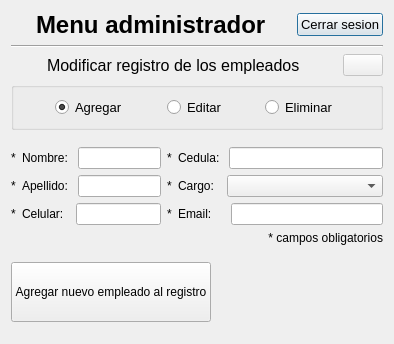
<?xml version="1.0" encoding="UTF-8"?>
<ui version="4.0">
 <class>RegistroEmpleados</class>
 <widget class="QDialog" name="RegistroEmpleados">
  <property name="geometry">
   <rect>
    <x>0</x>
    <y>0</y>
    <width>394</width>
    <height>344</height>
   </rect>
  </property>
  <property name="windowTitle">
   <string>Dialog</string>
  </property>
  <layout class="QVBoxLayout" name="verticalLayout_3">
   <item>
    <layout class="QHBoxLayout" name="horizontalLayout_4">
     <item>
      <layout class="QHBoxLayout" name="horizontalLayout">
       <item>
        <spacer name="horizontalSpacer">
         <property name="orientation">
          <enum>Qt::Horizontal</enum>
         </property>
         <property name="sizeHint" stdset="0">
          <size>
           <width>40</width>
           <height>20</height>
          </size>
         </property>
        </spacer>
       </item>
       <item>
        <widget class="QLabel" name="label">
         <property name="font">
          <font>
           <pointsize>18</pointsize>
           <weight>75</weight>
           <bold>true</bold>
          </font>
         </property>
         <property name="text">
          <string>Menu administrador</string>
         </property>
        </widget>
       </item>
       <item>
        <spacer name="horizontalSpacer_2">
         <property name="orientation">
          <enum>Qt::Horizontal</enum>
         </property>
         <property name="sizeHint" stdset="0">
          <size>
           <width>40</width>
           <height>20</height>
          </size>
         </property>
        </spacer>
       </item>
      </layout>
     </item>
     <item>
      <widget class="QPushButton" name="btn_cerrar_sesion">
       <property name="font">
        <font>
         <pointsize>10</pointsize>
        </font>
       </property>
       <property name="text">
        <string>Cerrar sesion</string>
       </property>
      </widget>
     </item>
    </layout>
   </item>
   <item>
    <widget class="Line" name="line">
     <property name="orientation">
      <enum>Qt::Horizontal</enum>
     </property>
    </widget>
   </item>
   <item>
    <layout class="QHBoxLayout" name="horizontalLayout_3">
     <item>
      <spacer name="horizontalSpacer_8">
       <property name="orientation">
        <enum>Qt::Horizontal</enum>
       </property>
       <property name="sizeHint" stdset="0">
        <size>
         <width>40</width>
         <height>20</height>
        </size>
       </property>
      </spacer>
     </item>
     <item>
      <widget class="QLabel" name="label_2">
       <property name="font">
        <font>
         <pointsize>12</pointsize>
        </font>
       </property>
       <property name="text">
        <string>Modificar registro de los empleados</string>
       </property>
      </widget>
     </item>
     <item>
      <spacer name="horizontalSpacer_7">
       <property name="orientation">
        <enum>Qt::Horizontal</enum>
       </property>
       <property name="sizeHint" stdset="0">
        <size>
         <width>40</width>
         <height>20</height>
        </size>
       </property>
      </spacer>
     </item>
     <item>
      <widget class="QPushButton" name="btn_buscar">
       <property name="enabled">
        <bool>false</bool>
       </property>
       <property name="text">
        <string/>
       </property>
       <property name="icon">
        <iconset>
         <normalon>:/new/prefix1/search.png</normalon>
        </iconset>
       </property>
       <property name="iconSize">
        <size>
         <width>25</width>
         <height>25</height>
        </size>
       </property>
      </widget>
     </item>
    </layout>
   </item>
   <item>
    <widget class="QGroupBox" name="groupBox">
     <property name="title">
      <string/>
     </property>
     <layout class="QHBoxLayout" name="horizontalLayout_13">
      <item>
       <layout class="QHBoxLayout" name="horizontalLayout_2">
        <item>
         <spacer name="horizontalSpacer_6">
          <property name="orientation">
           <enum>Qt::Horizontal</enum>
          </property>
          <property name="sizeHint" stdset="0">
           <size>
            <width>40</width>
            <height>20</height>
           </size>
          </property>
         </spacer>
        </item>
        <item>
         <widget class="QRadioButton" name="rbtn_agregar">
          <property name="font">
           <font>
            <pointsize>10</pointsize>
           </font>
          </property>
          <property name="text">
           <string>Agregar</string>
          </property>
          <property name="checked">
           <bool>true</bool>
          </property>
         </widget>
        </item>
        <item>
         <spacer name="horizontalSpacer_5">
          <property name="orientation">
           <enum>Qt::Horizontal</enum>
          </property>
          <property name="sizeHint" stdset="0">
           <size>
            <width>40</width>
            <height>20</height>
           </size>
          </property>
         </spacer>
        </item>
        <item>
         <widget class="QRadioButton" name="rbtn_editar">
          <property name="font">
           <font>
            <pointsize>10</pointsize>
           </font>
          </property>
          <property name="text">
           <string>Editar</string>
          </property>
         </widget>
        </item>
        <item>
         <spacer name="horizontalSpacer_4">
          <property name="orientation">
           <enum>Qt::Horizontal</enum>
          </property>
          <property name="sizeHint" stdset="0">
           <size>
            <width>40</width>
            <height>20</height>
           </size>
          </property>
         </spacer>
        </item>
        <item>
         <widget class="QRadioButton" name="rbtn_eliminar">
          <property name="font">
           <font>
            <pointsize>10</pointsize>
           </font>
          </property>
          <property name="text">
           <string>Eliminar</string>
          </property>
         </widget>
        </item>
        <item>
         <spacer name="horizontalSpacer_3">
          <property name="orientation">
           <enum>Qt::Horizontal</enum>
          </property>
          <property name="sizeHint" stdset="0">
           <size>
            <width>40</width>
            <height>20</height>
           </size>
          </property>
         </spacer>
        </item>
       </layout>
      </item>
     </layout>
    </widget>
   </item>
   <item>
    <spacer name="verticalSpacer">
     <property name="orientation">
      <enum>Qt::Vertical</enum>
     </property>
     <property name="sizeHint" stdset="0">
      <size>
       <width>20</width>
       <height>40</height>
      </size>
     </property>
    </spacer>
   </item>
   <item>
    <layout class="QHBoxLayout" name="horizontalLayout_11">
     <item>
      <layout class="QVBoxLayout" name="verticalLayout">
       <item>
        <layout class="QHBoxLayout" name="horizontalLayout_5">
         <item>
          <widget class="QLabel" name="label_9">
           <property name="text">
            <string>*</string>
           </property>
          </widget>
         </item>
         <item>
          <widget class="QLabel" name="lbl_nombre">
           <property name="text">
            <string>Nombre: </string>
           </property>
          </widget>
         </item>
         <item>
          <widget class="QLineEdit" name="txt_nombre"/>
         </item>
        </layout>
       </item>
       <item>
        <layout class="QHBoxLayout" name="horizontalLayout_6">
         <item>
          <widget class="QLabel" name="label_10">
           <property name="text">
            <string>*</string>
           </property>
          </widget>
         </item>
         <item>
          <widget class="QLabel" name="lbl_apellido">
           <property name="text">
            <string>Apellido: </string>
           </property>
          </widget>
         </item>
         <item>
          <widget class="QLineEdit" name="txt_apellido"/>
         </item>
        </layout>
       </item>
       <item>
        <layout class="QHBoxLayout" name="horizontalLayout_7">
         <item>
          <widget class="QLabel" name="label_11">
           <property name="text">
            <string>*</string>
           </property>
          </widget>
         </item>
         <item>
          <widget class="QLabel" name="lbl_celular">
           <property name="text">
            <string>Celular:  </string>
           </property>
          </widget>
         </item>
         <item>
          <widget class="QLineEdit" name="txt_celular">
           <property name="enabled">
            <bool>true</bool>
           </property>
          </widget>
         </item>
        </layout>
       </item>
      </layout>
     </item>
     <item>
      <layout class="QVBoxLayout" name="verticalLayout_2">
       <item>
        <layout class="QHBoxLayout" name="horizontalLayout_8">
         <item>
          <widget class="QLabel" name="label_12">
           <property name="text">
            <string>*</string>
           </property>
          </widget>
         </item>
         <item>
          <widget class="QLabel" name="lbl_cedula">
           <property name="text">
            <string>Cedula: </string>
           </property>
          </widget>
         </item>
         <item>
          <widget class="QLineEdit" name="txt_cedula"/>
         </item>
        </layout>
       </item>
       <item>
        <layout class="QHBoxLayout" name="horizontalLayout_9">
         <item>
          <widget class="QLabel" name="label_13">
           <property name="text">
            <string>*</string>
           </property>
          </widget>
         </item>
         <item>
          <widget class="QLabel" name="lbl_cargo">
           <property name="text">
            <string>Cargo:  </string>
           </property>
          </widget>
         </item>
         <item>
          <widget class="QComboBox" name="txt_cargo">
           <property name="minimumSize">
            <size>
             <width>156</width>
             <height>0</height>
            </size>
           </property>
           <item>
            <property name="text">
             <string/>
            </property>
           </item>
           <item>
            <property name="text">
             <string>Asesor comercial</string>
            </property>
           </item>
           <item>
            <property name="text">
             <string>Gerente de ventas</string>
            </property>
           </item>
           <item>
            <property name="text">
             <string>Cajero</string>
            </property>
           </item>
           <item>
            <property name="text">
             <string>Recepcionista</string>
            </property>
           </item>
           <item>
            <property name="text">
             <string>Vendedor</string>
            </property>
           </item>
          </widget>
         </item>
        </layout>
       </item>
       <item>
        <layout class="QHBoxLayout" name="horizontalLayout_10">
         <item>
          <widget class="QLabel" name="label_14">
           <property name="text">
            <string>*</string>
           </property>
          </widget>
         </item>
         <item>
          <widget class="QLabel" name="lbl_email">
           <property name="text">
            <string>Email:    </string>
           </property>
          </widget>
         </item>
         <item>
          <widget class="QLineEdit" name="txt_email"/>
         </item>
        </layout>
       </item>
      </layout>
     </item>
    </layout>
   </item>
   <item>
    <widget class="QLabel" name="label_15">
     <property name="text">
      <string>* campos obligatorios</string>
     </property>
     <property name="alignment">
      <set>Qt::AlignRight|Qt::AlignTrailing|Qt::AlignVCenter</set>
     </property>
    </widget>
   </item>
   <item>
    <spacer name="verticalSpacer_2">
     <property name="orientation">
      <enum>Qt::Vertical</enum>
     </property>
     <property name="sizeHint" stdset="0">
      <size>
       <width>20</width>
       <height>40</height>
      </size>
     </property>
    </spacer>
   </item>
   <item>
    <layout class="QHBoxLayout" name="horizontalLayout_12">
     <item>
      <widget class="QPushButton" name="btn_agregar_registro">
       <property name="minimumSize">
        <size>
         <width>200</width>
         <height>60</height>
        </size>
       </property>
       <property name="maximumSize">
        <size>
         <width>3000</width>
         <height>3000</height>
        </size>
       </property>
       <property name="text">
        <string>Agregar nuevo empleado al registro</string>
       </property>
      </widget>
     </item>
     <item>
      <spacer name="horizontalSpacer_9">
       <property name="orientation">
        <enum>Qt::Horizontal</enum>
       </property>
       <property name="sizeHint" stdset="0">
        <size>
         <width>40</width>
         <height>20</height>
        </size>
       </property>
      </spacer>
     </item>
    </layout>
   </item>
   <item>
    <spacer name="verticalSpacer_3">
     <property name="orientation">
      <enum>Qt::Vertical</enum>
     </property>
     <property name="sizeHint" stdset="0">
      <size>
       <width>20</width>
       <height>40</height>
      </size>
     </property>
    </spacer>
   </item>
  </layout>
 </widget>
 <resources/>
 <connections/>
</ui>
